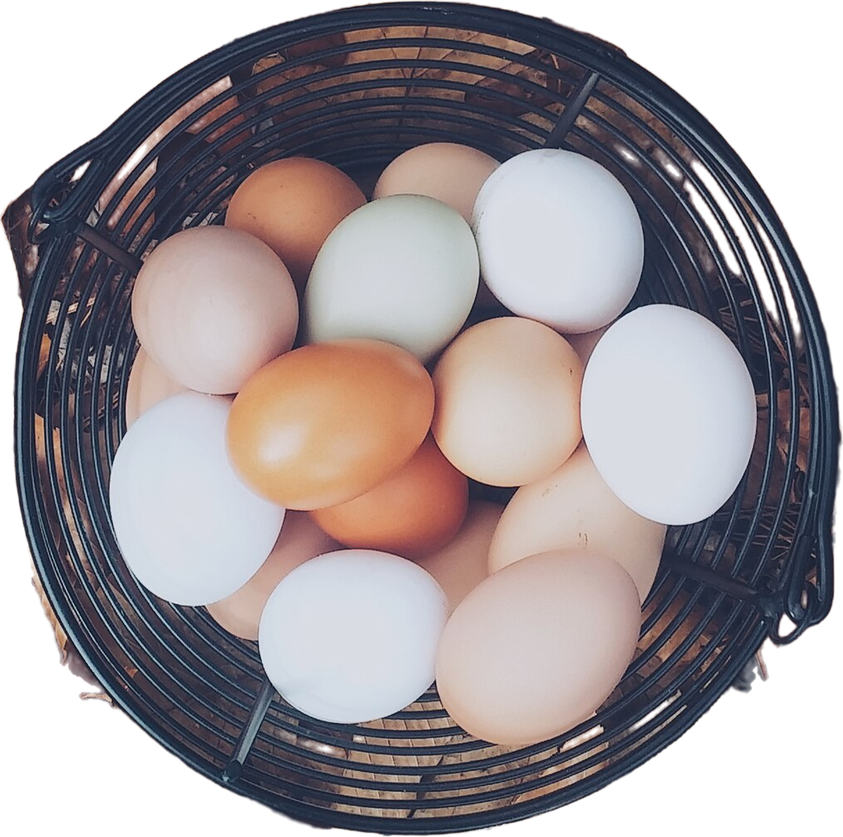
#> input picture marketing/sala-ad/photo/basket_cutout.png, 843 x 837 px, shrunk from 1014 x 1006 before the run
$ python basket_fix.py basket_cutout.png out.png
#> lines starting #> are read from the running program, lines starting #| are printed output that depends on the picture
"""Cleans the cut-out egg basket (img/basket.png): autumn leaves seen through the wire mesh are pushed down to basket
shadow, and the photo's faded film look gets its blacks and contrast back.
Per pixel, not by mask: a pixel is darkened only if it is both textured (leaf/wire) and darker than an egg, so egg
outlines stay intact.   python basket_fix.py basket_cutout.png ../img/basket.png"""
import sys

import numpy as np
from PIL import Image
from scipy import ndimage as ndi


def smooth(x, e0, e1):
    t = np.clip((x - e0) / (e1 - e0), 0, 1)
    return t * t * (3 - 2 * t)


im = np.asarray(Image.open(sys.argv[1]).convert("RGBA")).astype(np.float32) / 255
rgb, a = im[..., :3], im[..., 3]
L = rgb @ np.array([0.2126, 0.7152, 0.0722])
mu = ndi.uniform_filter(L, 7)
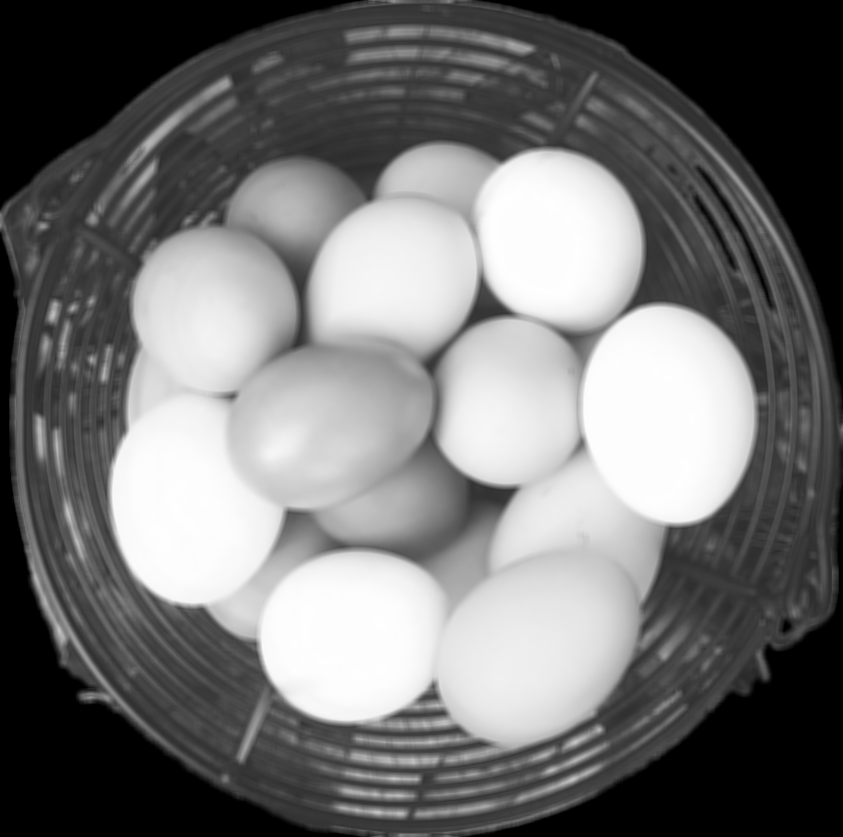
#> mu: shape (837, 843) float64; min -2.36e-15, max 0.867, mean 0.391; drawn with min black and max white
sd = np.sqrt(np.clip(ndi.uniform_filter(L * L, 7) - mu * mu, 0, None))
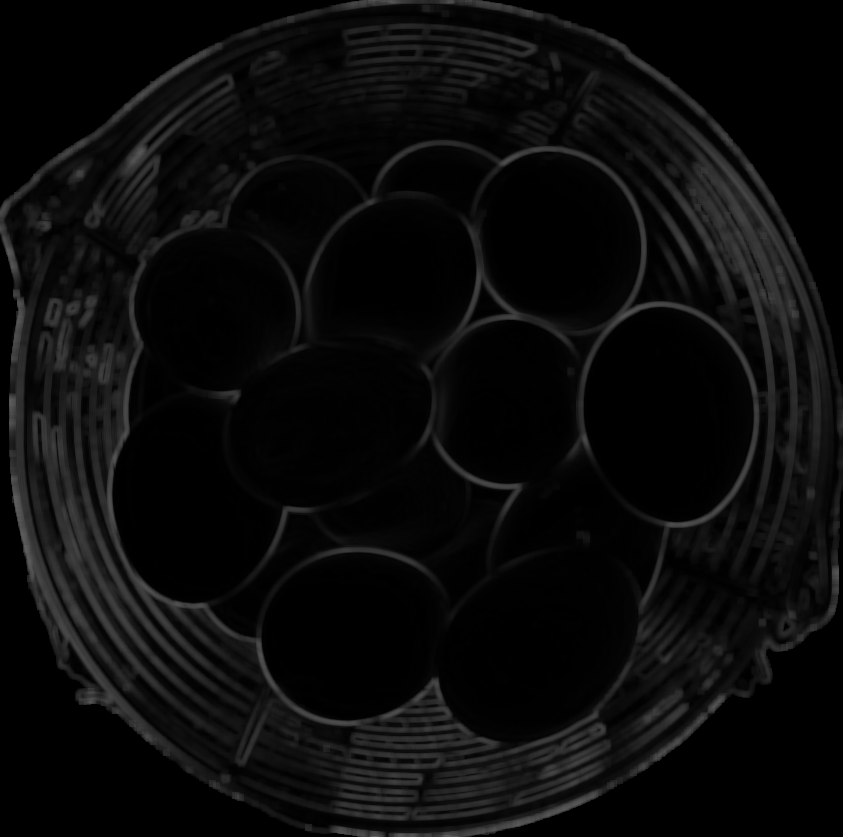
#> sd: shape (837, 843) float64; min 0, max 0.389, mean 0.0437
w = smooth(sd, 0.035, 0.08) * (1 - smooth(L, 0.38, 0.56))       # textured AND dark -> leaf / ground
w = np.maximum(w, 1 - smooth(mu, 0.18, 0.32))                     # deep shadow pockets
#> call 3 of smooth, with e0 = 0.18, e1 = 0.32
#> in smooth (call 3), `return t * t * (3 - 2 * t)`:
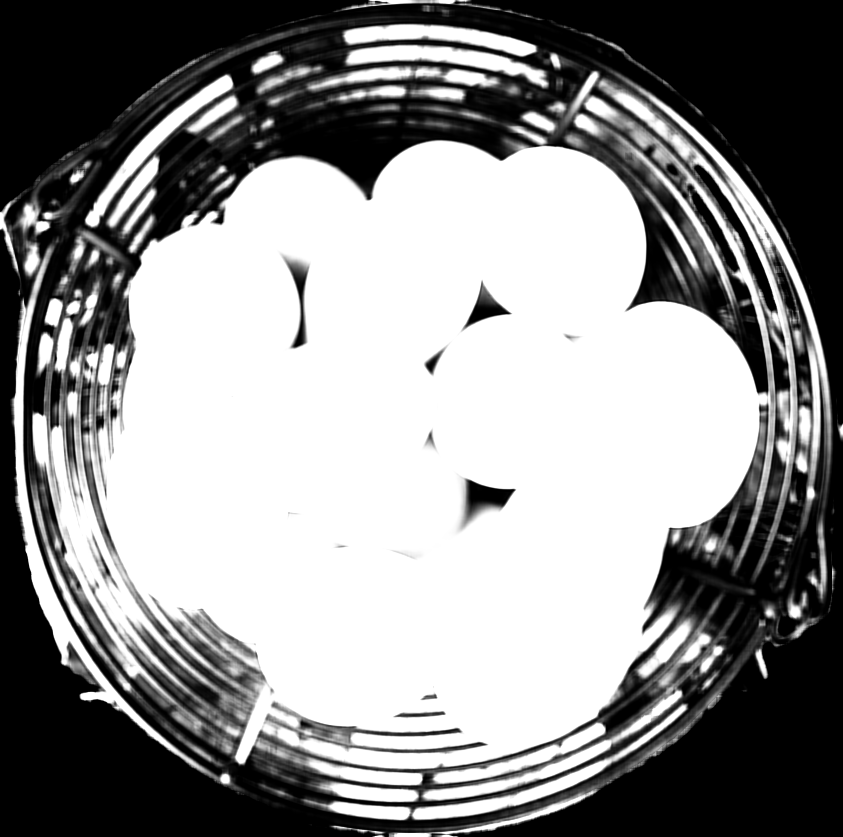
#> returned value: shape (837, 843) float64; min 0, max 1, mean 0.559
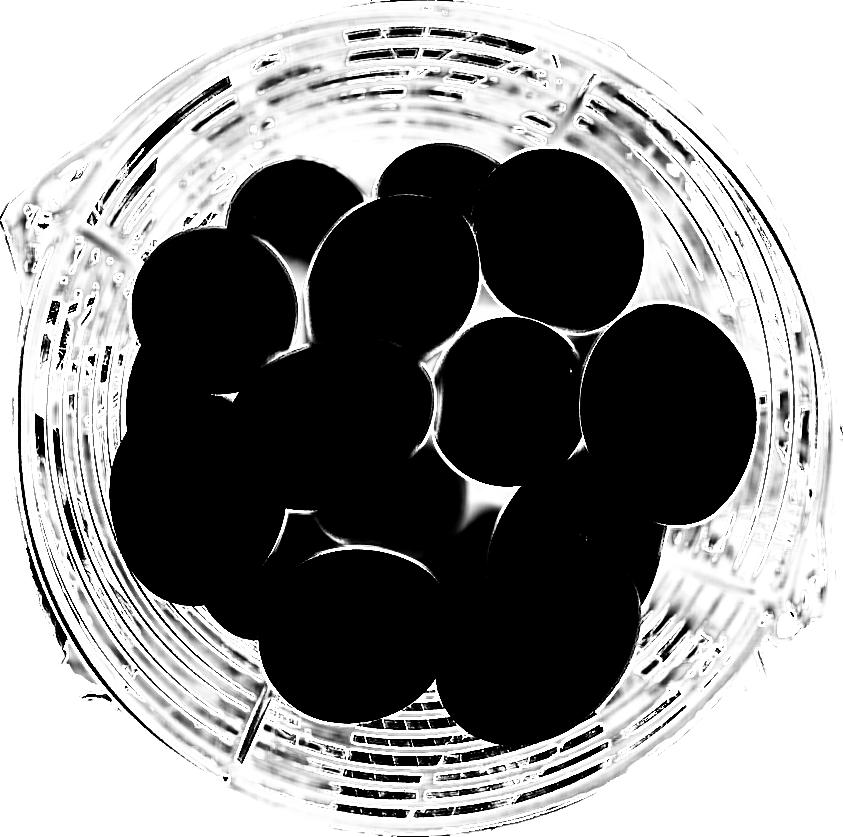
#> w: shape (837, 843) float64; min 0, max 1, mean 0.543
w = ndi.gaussian_filter(w, 1.0)
dark = rgb * np.array([0.30, 0.27, 0.25])
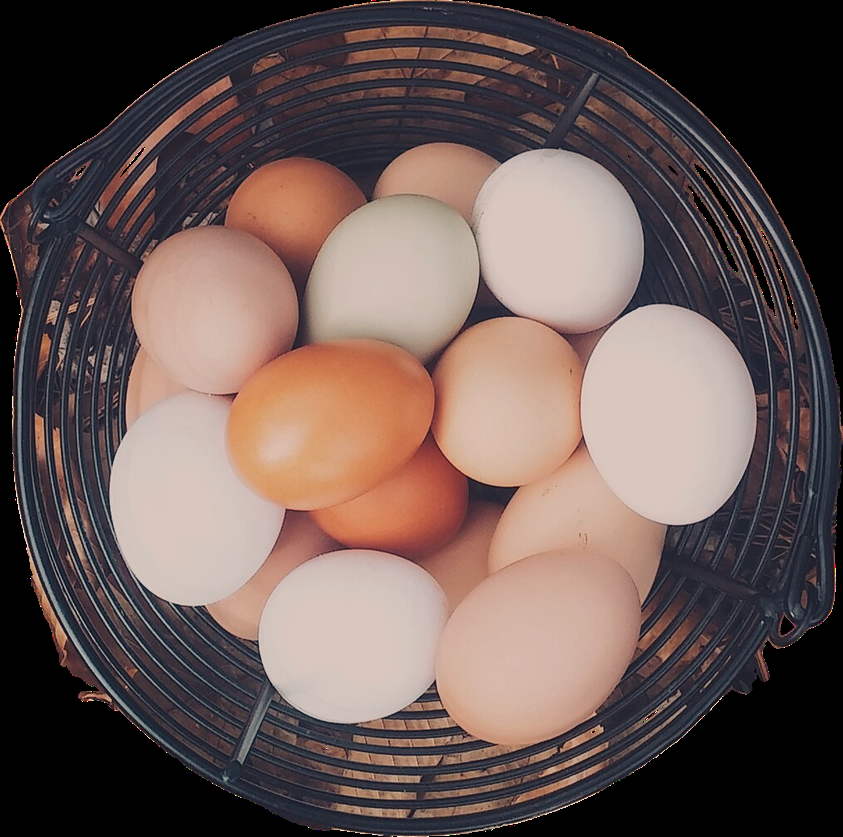
#> dark: shape (837, 843, 3) float64; mean R, G, B 0.124, 0.104, 0.0996; drawn with min black and max white
rgb = rgb * (1 - w[..., None]) + dark * w[..., None]
rgb = np.clip((rgb - 0.06) / 0.94, 0, 1)                          # restore the black point
mid = rgb.mean(-1, keepdims=True)
rgb = np.clip(mid + (rgb - mid) * 1.12, 0, 1)
Image.fromarray((np.dstack([rgb, a]) * 255).round().astype(np.uint8), "RGBA").save(sys.argv[2])
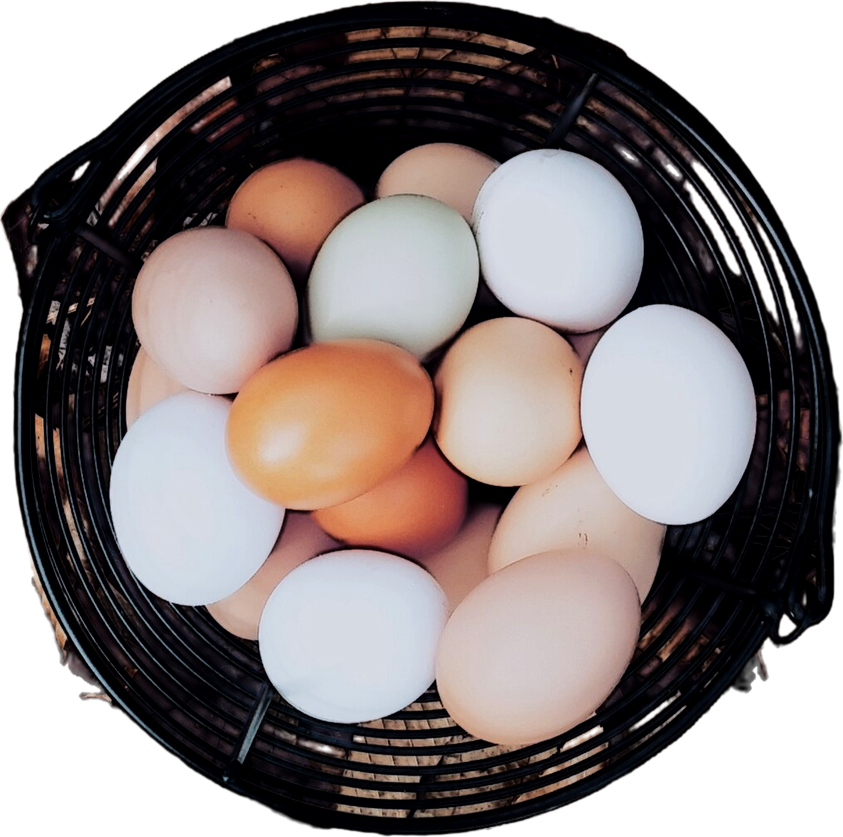
#> saved as out.png: PIL image 843x837 RGBA; mean R, G, B, A 85.8, 76.6, 75.7, 198; transparent parts drawn white

$ run again, with marketing/sala-ad/photo/source-fresh-eggs.jpg saved as marketing/sala-ad/photo/basket_cutout.png
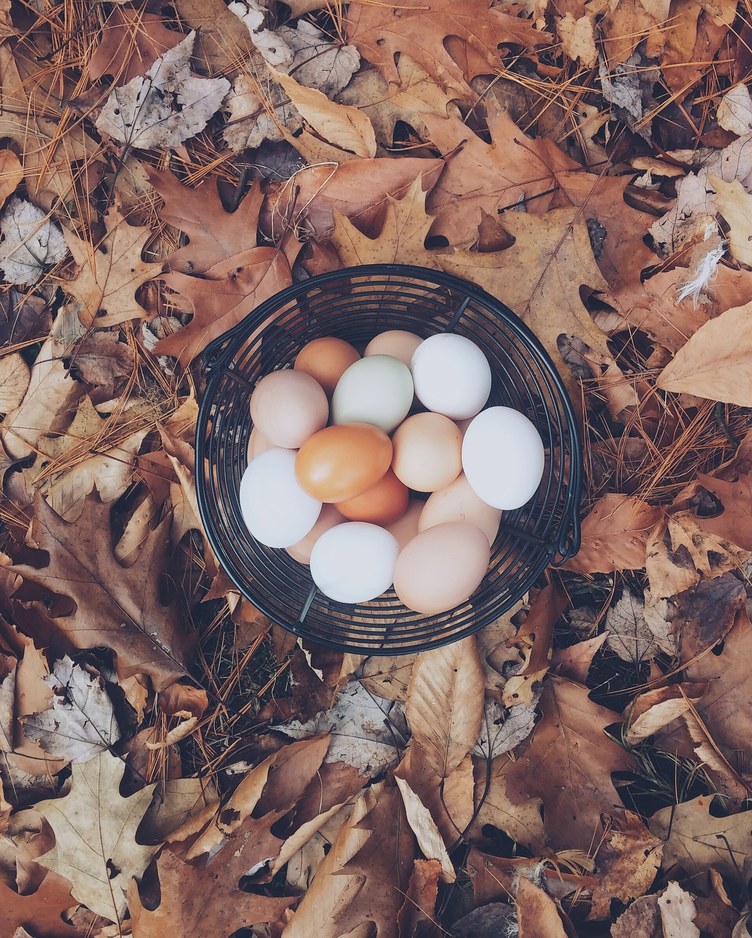
#> input picture marketing/sala-ad/photo/source-fresh-eggs.jpg, 752 x 938 px, shrunk from 1920 x 2396 before the run
#> a: shape (938, 752) float32; every value is 1
#> `rgb = rgb * (1 - w[..., None]) + dark * w[..., None]`:
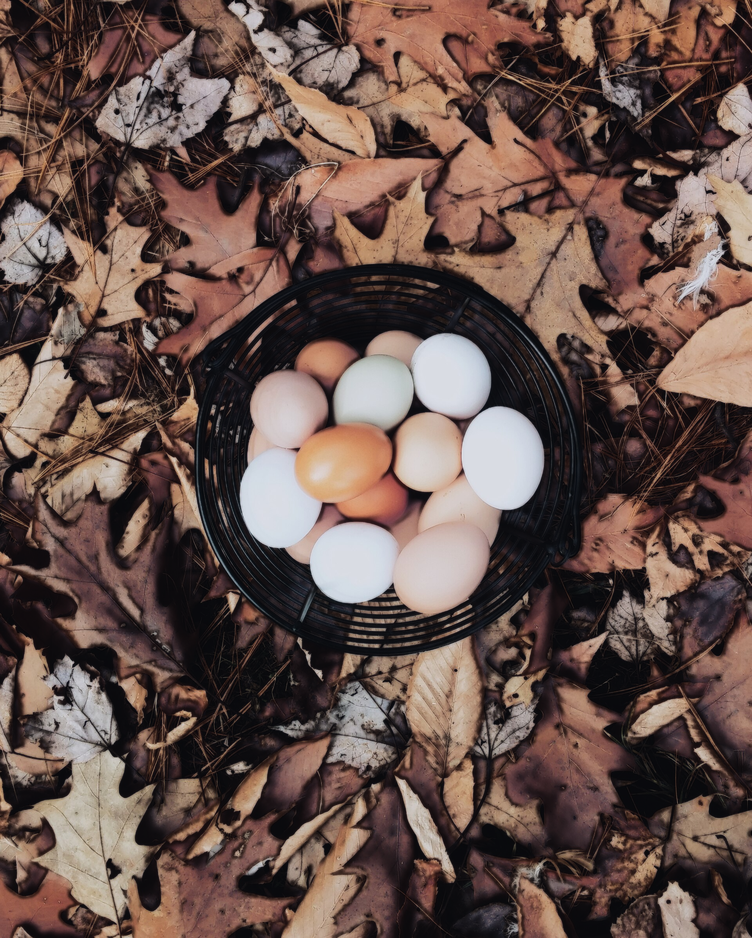
#> rgb: shape (938, 752, 3) float64; mean R, G, B 0.402, 0.32, 0.295
#> `mid = rgb.mean(-1, keepdims=True)`:
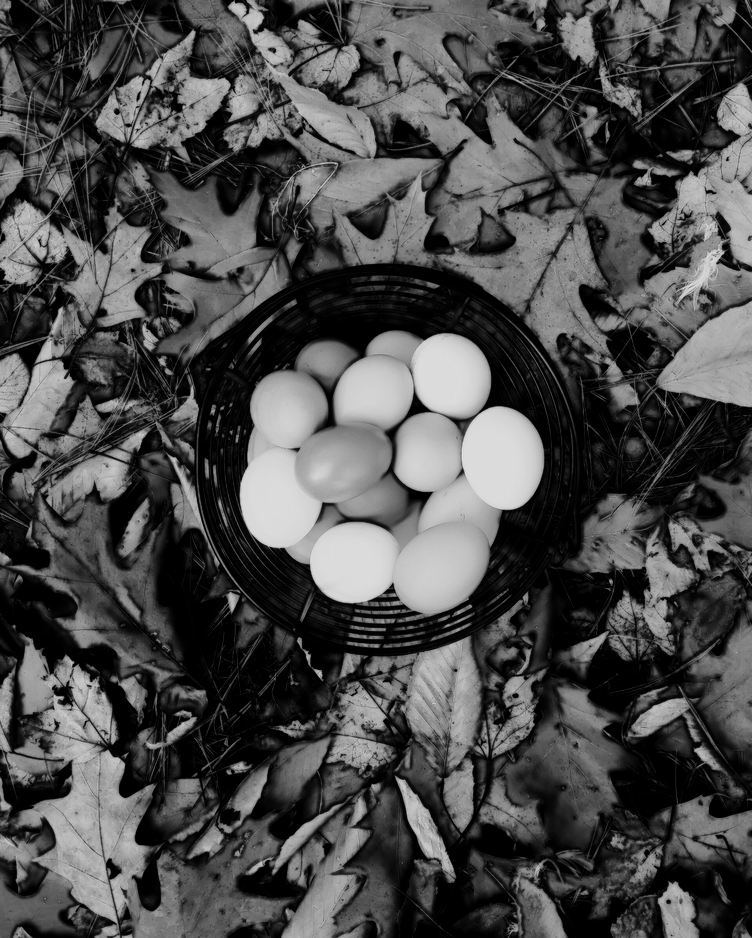
#> mid: shape (938, 752, 1) float64; min 0, max 0.896, mean 0.298
